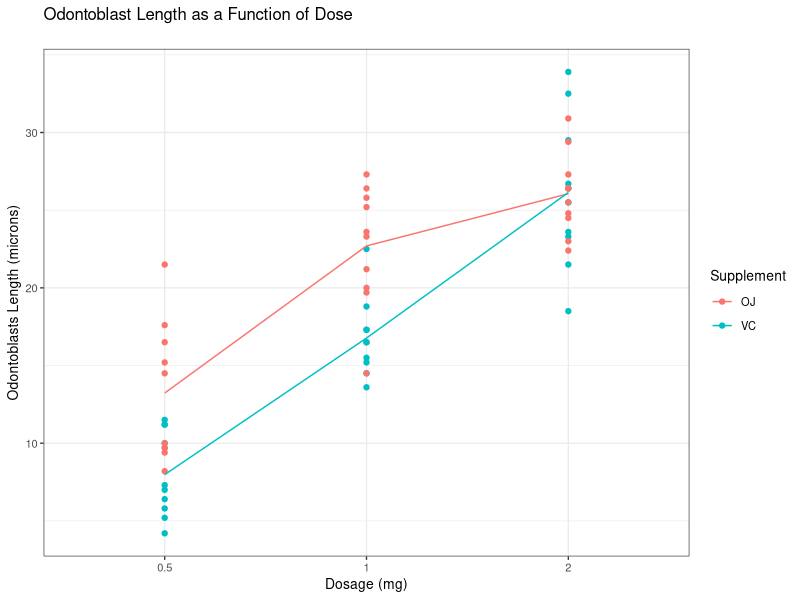
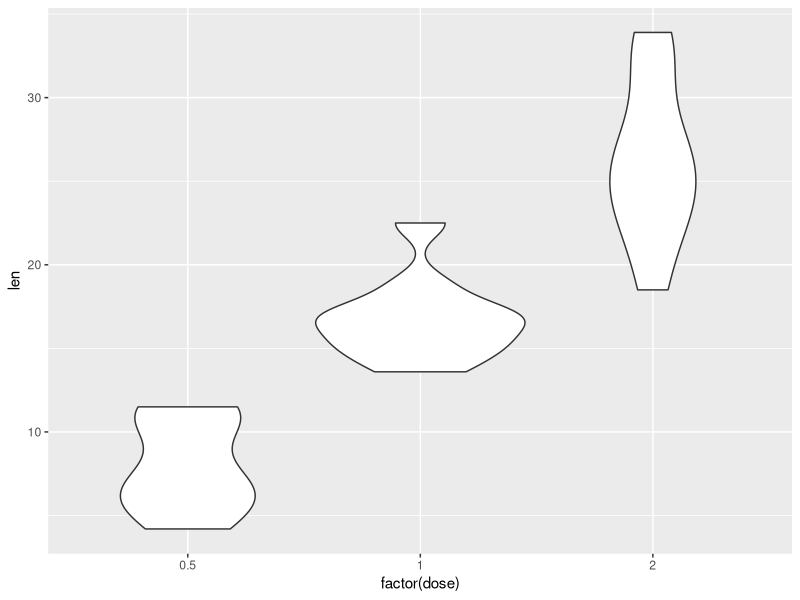

Source code (R) for these figures, in order: (Note: this script raises an error after producing the figures.)
library(datasets)
library(ggplot2)
library(dplyr)

data("ToothGrowth")

smDose <- ToothGrowth %>%
  filter(dose == .5)

mdDose <- ToothGrowth %>%
  filter(dose == 1.0)

lgDose <- ToothGrowth %>%
  filter(dose == 2.0)

ojData <- ToothGrowth %>%
  filter(supp == 'OJ')
#  group_by(factor(dose)) %>%
#  summarize("mean" = mean(len), "variance" = var(len), "sd" = sd(len))

stdData <- ToothGrowth %>%
  filter(supp == 'VC')
#  group_by(factor(dose)) %>%
#  summarize("mean" = mean(len), "variance" = var(len), "sd" = sd(len))

ojT <- t.test(ToothGrowth$len)


ojPlot <- ToothGrowth %>%
  ggplot(aes(x=factor(dose), y=len, group=supp, color=supp)) +
  ggtitle("Odontoblast Length as a Function of Dose\n") +
  labs(x = "Dosage (mg)", y = "Odontoblasts Length (microns)", color="Supplement") +
  geom_point() +
  stat_summary(aes(group=supp, color=supp), fun.y=mean, geom="line") +
  theme_bw(base_size = 10)

stdPlot <- ToothGrowth %>%
  filter(supp == 'VC') %>%
  ggplot(aes(factor(dose), len)) +
  geom_violin()
  #stat_summary(fun.y=mean, geom="line", aes(group=1))

grid.arrange(ojPlot, stdPlot)





